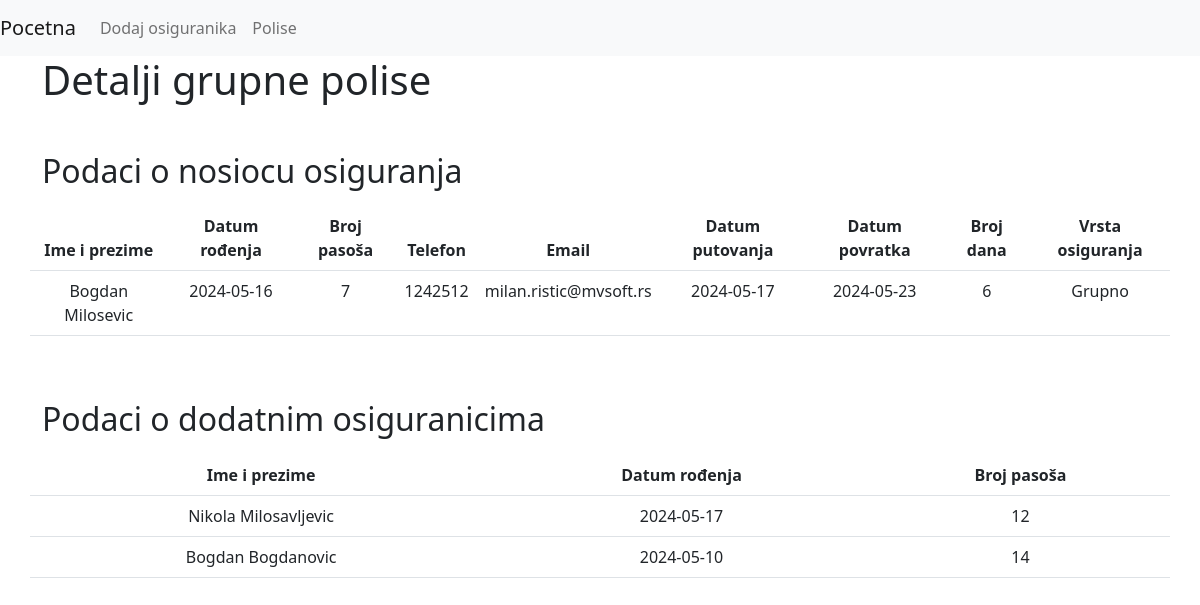
The app's page /prikaz_grupne_polise.php?id=23 with its own data.
### tables this page shows
CREATE TABLE `nosilac_osiguranja` (
  `id` int(11) NOT NULL,
  `ime_prezime` varchar(255) NOT NULL,
  `datum_rodjenja` date NOT NULL,
  `broj_pasosa` varchar(50) NOT NULL,
  `telefon` varchar(20) DEFAULT NULL,
  `email` varchar(255) NOT NULL,
  `datum_putovanja` date NOT NULL,
  `datum_povratka` date NOT NULL,
  `vrsta_osiguranja` varchar(20) NOT NULL
);

CREATE TABLE `dodatni_osiguranici` (
  `id` int(11) NOT NULL,
  `nosilac_osiguranja_id` int(11) NOT NULL,
  `ime_prezime` varchar(255) NOT NULL,
  `datum_rodjenja` date NOT NULL,
  `broj_pasosa` varchar(50) NOT NULL
);

### prikaz_grupne_polise.php (the view, shortened to what this page needs)
<?php
try {
    require_once "./includes/dbh.inc.php";
    if (isset($_GET['id']) && !empty($_GET['id'])) {
        $sql_polisa = "SELECT * FROM nosilac_osiguranja WHERE id = :id";
        $stmt_polisa = $pdo->prepare($sql_polisa);
        $stmt_polisa->bindParam(':id', $_GET['id']);
        $stmt_polisa->execute();
        $polisa = $stmt_polisa->fetch(PDO::FETCH_ASSOC);
        $sql_dodatni = "SELECT * FROM dodatni_osiguranici WHERE nosilac_osiguranja_id = :id";
        $stmt_dodatni = $pdo->prepare($sql_dodatni);
        $stmt_dodatni->bindParam(':id', $_GET['id']);
        $stmt_dodatni->execute();
        $dodatni_osiguranici = $stmt_dodatni->fetchAll(PDO::FETCH_ASSOC);
    } else {
        echo "Nije prosleđen ID polise.";
        exit;
    }
} catch(PDOException $e) {
    echo "Error: " . $e->getMessage();
}
?>
<?php
    include "./includes/header.php";
?>
    <section class="section section-prikaz_grupne_polise">
        <div class="container">
            <div class="row">
                <h1 class="mb-5">Detalji grupne polise</h1>
                <table class="table">
                    <h2 class="mb-3">Podaci o nosiocu osiguranja</h2>
                    <thead>
                        <tr>
                            <th>Ime i prezime</th>
                            <th>Datum rođenja</th>
                            <th>Broj pasoša</th>
                            <th>Telefon</th>
                            <th>Email</th>
                            <th>Datum putovanja</th>
                            <th>Datum povratka</th>
                            <th>Broj dana</th>
                            <th>Vrsta osiguranja</th>
                        </tr>
                    </thead>
                    <tbody>
                            <tr>
                                <td><?= $polisa['ime_prezime']; ?></td>
                                <td><?= $polisa['datum_rodjenja']; ?></td>
                                <td><?= $polisa['broj_pasosa']; ?></td>
                                <td><?= $polisa['telefon']; ?></td>
                                <td><?= $polisa['email']; ?></td>
                                <td><?= $polisa['datum_putovanja']; ?></td>
                                <td><?= $polisa['datum_povratka']; ?></td>
                                <td>
                                    <?php
                                        $datum_od = new DateTime($polisa['datum_putovanja']);
                                        $datum_do = new DateTime($polisa['datum_povratka']);
                                        $interval = $datum_od->diff($datum_do);
                                        $broj_dana = $interval->days;
                                        echo $broj_dana;
                                    ?>
                                </td>
                                <td>Grupno</td>
                            </tr>
                    </tbody>
                </table>
                <h2 class="mt-5 mb-3">Podaci o dodatnim osiguranicima</h2>
                <?php if ($dodatni_osiguranici): ?>
                    <table class="table">
                        <thead>
                            <tr>
                                <th>Ime i prezime</th>
                                <th>Datum rođenja</th>
                                <th>Broj pasoša</th>
                            </tr>
                        </thead>
                        <tbody>
                            <?php foreach ($dodatni_osiguranici as $dodatni): ?>
                                <tr>
                                    <td><?= $dodatni['ime_prezime']; ?></td>
                                    <td><?= $dodatni['datum_rodjenja']; ?></td>
                                    <td><?= $dodatni['broj_pasosa']; ?></td>
                                </tr>
                            <?php endforeach; ?>
                        </tbody>
                    </table>
                <?php else: ?>
                    <p>Nema dodatnih osiguranika za ovu polisu.</p>
                <?php endif; ?>
            </div>
        </div>
    </section>
<?php
    include "./includes/footer.php";
?>

### assets/css/main.css (style rules this page uses)
.table th, .table td { text-align: center; }

### records on screen
nosilac_osiguranja: ime_prezime "Bogdan Milosevic", datum_rodjenja "2024-05-16", broj_pasosa "7", telefon "1242512", email "milan.ristic@mvsoft.rs", datum_putovanja "2024-05-17", datum_povratka "2024-05-23", broj_dana "6"
dodatni_osiguranici: ime_prezime "Nikola Milosavljevic", datum_rodjenja "2024-05-17", broj_pasosa "12"
dodatni_osiguranici: ime_prezime "Bogdan Bogdanovic", datum_rodjenja "2024-05-10", broj_pasosa "14"
